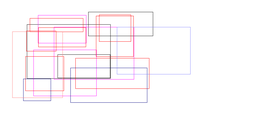
#> input picture img1.png, 256 x 120 px, shrunk from 1752 x 818 before the run
$ python procesamiento.py
#> lines starting #> are read from the running program, lines starting #| are printed output that depends on the picture
#> in main, src is the input picture: shape (120, 256, 3); mean B, G, R 250, 247.5, 252.1
from __future__ import print_function
import sys
import time
import numpy as np
import cv2 as cv
def is_grayscale(my_image):
    return len(my_image.shape) < 3
def saturated(sum_value):
    if sum_value > 255:
        sum_value = 255
    if sum_value < 0:
        sum_value = 0
    return sum_value
def sharpen(my_image):
    if is_grayscale(my_image):
        height, width = my_image.shape
    else:
        my_image = cv.cvtColor(my_image, cv.CV_8U)
        height, width, n_channels = my_image.shape
#> height = 120; width = 256; n_channels = 4
    result = np.zeros(my_image.shape, my_image.dtype)

    for j in range(1, height - 1):
        for i in range(1, width - 1):
            if is_grayscale(my_image):
                sum_value = 5 * my_image[j, i] - my_image[j + 1, i] - my_image[j - 1, i] \
                            - my_image[j, i + 1] - my_image[j, i - 1]
                result[j, i] = saturated(sum_value)
            else:
                for k in range(0, n_channels):
                    sum_value = 5 * my_image[j, i, k] - my_image[j + 1, i, k]  \
                                - my_image[j - 1, i, k] - my_image[j, i + 1, k]\
                                - my_image[j, i - 1, k]
                    result[j, i, k] = saturated(sum_value)
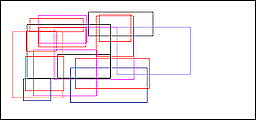
#> result: shape (120, 256, 4); mean B, G, R, A 238.1, 233.9, 242.5, 248.8

    return result
def main(argv):
    filename = 'img1.png'
    img_codec = cv.IMREAD_COLOR
    if argv:
        filename = sys.argv[1]
        if len(argv) >= 2 and sys.argv[2] == "G":
            img_codec = cv.IMREAD_GRAYSCALE
    src = cv.imread(cv.samples.findFile(filename), img_codec)
    if src is None:
        print("Can't open image [" + filename + "]")
        print("Usage:")
        print("mat_mask_operations.py [image_path -- default lena.jpg] [G -- grayscale]")
        return -1
    cv.namedWindow("Input", cv.WINDOW_AUTOSIZE)
    cv.namedWindow("Output", cv.WINDOW_AUTOSIZE)
    cv.imshow("Input", src)
    t = round(time.time())
    dst0 = sharpen(src)
    t = (time.time() - t)
    print("Hand written function time passed in seconds: %s" % t)
    cv.imshow("Output", dst0)
    cv.waitKey()
    t = time.time()

    kernel = np.array([[0, -1, 0],
                       [-1, 5, -1],
                       [0, -1, 0]], np.float32)  # kernel should be floating point type

    dst1 = cv.filter2D(src, -1, kernel)
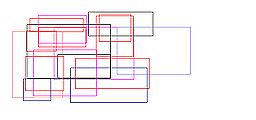
#> dst1: shape (120, 256, 3); mean B, G, R 244.3, 240.1, 248.7
    # ddepth = -1, means destination image has depth same as input image

    t = (time.time() - t)
    print("Built-in filter2D time passed in seconds:     %s" % t)
    cv.imshow("Output", dst1)
    cv.waitKey(0)
    cv.destroyAllWindows()
    return 0
if __name__ == "__main__":
    main(sys.argv[1:])
